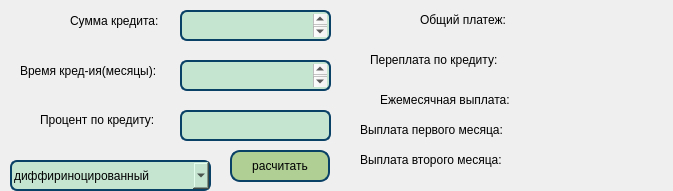
<?xml version="1.0" encoding="UTF-8"?>
<ui version="4.0">
 <class>credit_calc</class>
 <widget class="QDialog" name="credit_calc">
  <property name="geometry">
   <rect>
    <x>0</x>
    <y>0</y>
    <width>673</width>
    <height>191</height>
   </rect>
  </property>
  <property name="windowTitle">
   <string>Dialog</string>
  </property>
  <widget class="QComboBox" name="comboBox">
   <property name="geometry">
    <rect>
     <x>10</x>
     <y>160</y>
     <width>201</width>
     <height>31</height>
    </rect>
   </property>
   <property name="styleSheet">
    <string notr="true">QComboBox {
    border: 2px solid #094065;
    border-radius: 7px;
    padding: 2px;
    font-family: Arial;
background-color: rgb(198, 229, 209);
color: black;
}
</string>
   </property>
   <item>
    <property name="text">
     <string>диффириноцированный</string>
    </property>
   </item>
   <item>
    <property name="text">
     <string>аннуитентный</string>
    </property>
   </item>
  </widget>
  <widget class="QTextEdit" name="summ_input">
   <property name="geometry">
    <rect>
     <x>180</x>
     <y>10</y>
     <width>151</width>
     <height>31</height>
    </rect>
   </property>
   <property name="styleSheet">
    <string notr="true">QTextEdit {
    border: 2px solid #094065;
    border-radius: 7px;
    padding: 2px;
    font-family: Arial;
    background-color: rgb(198, 229, 209);
    color: black;
}</string>
   </property>
   <property name="html">
    <string>&lt;!DOCTYPE HTML PUBLIC &quot;-//W3C//DTD HTML 4.0//EN&quot; &quot;http://www.w3.org/TR/REC-html40/strict.dtd&quot;&gt;
&lt;html&gt;&lt;head&gt;&lt;meta name=&quot;qrichtext&quot; content=&quot;1&quot; /&gt;&lt;meta charset=&quot;utf-8&quot; /&gt;&lt;style type=&quot;text/css&quot;&gt;
p, li { white-space: pre-wrap; }
&lt;/style&gt;&lt;/head&gt;&lt;body style=&quot; font-family:'Arial'; font-size:13pt; font-weight:400; font-style:normal;&quot;&gt;
&lt;p style=&quot;-qt-paragraph-type:empty; margin-top:0px; margin-bottom:0px; margin-left:0px; margin-right:0px; -qt-block-indent:0; text-indent:0px;&quot;&gt;&lt;br /&gt;&lt;/p&gt;&lt;/body&gt;&lt;/html&gt;</string>
   </property>
  </widget>
  <widget class="QTextEdit" name="time_input">
   <property name="geometry">
    <rect>
     <x>180</x>
     <y>60</y>
     <width>151</width>
     <height>31</height>
    </rect>
   </property>
   <property name="styleSheet">
    <string notr="true">QTextEdit {
    border: 2px solid #094065;
    border-radius: 7px;
    padding: 2px;
    font-family: Arial;
    background-color: rgb(198, 229, 209);
    color: black;
}</string>
   </property>
   <property name="html">
    <string>&lt;!DOCTYPE HTML PUBLIC &quot;-//W3C//DTD HTML 4.0//EN&quot; &quot;http://www.w3.org/TR/REC-html40/strict.dtd&quot;&gt;
&lt;html&gt;&lt;head&gt;&lt;meta name=&quot;qrichtext&quot; content=&quot;1&quot; /&gt;&lt;meta charset=&quot;utf-8&quot; /&gt;&lt;style type=&quot;text/css&quot;&gt;
p, li { white-space: pre-wrap; }
&lt;/style&gt;&lt;/head&gt;&lt;body style=&quot; font-family:'Arial'; font-size:13pt; font-weight:400; font-style:normal;&quot;&gt;
&lt;p style=&quot;-qt-paragraph-type:empty; margin-top:0px; margin-bottom:0px; margin-left:0px; margin-right:0px; -qt-block-indent:0; text-indent:0px;&quot;&gt;&lt;br /&gt;&lt;/p&gt;&lt;/body&gt;&lt;/html&gt;</string>
   </property>
  </widget>
  <widget class="QTextEdit" name="pricent_input">
   <property name="geometry">
    <rect>
     <x>180</x>
     <y>110</y>
     <width>151</width>
     <height>31</height>
    </rect>
   </property>
   <property name="styleSheet">
    <string notr="true">QTextEdit {
    border: 2px solid #094065;
    border-radius: 7px;
    padding: 2px;
    font-family: Arial;
    background-color: rgb(198, 229, 209);
    color: black;
}</string>
   </property>
  </widget>
  <widget class="QLabel" name="label">
   <property name="geometry">
    <rect>
     <x>70</x>
     <y>10</y>
     <width>101</width>
     <height>21</height>
    </rect>
   </property>
   <property name="text">
    <string>Сумма кредита:</string>
   </property>
  </widget>
  <widget class="QLabel" name="label_2">
   <property name="geometry">
    <rect>
     <x>40</x>
     <y>110</y>
     <width>131</width>
     <height>20</height>
    </rect>
   </property>
   <property name="text">
    <string>Процент по кредиту:</string>
   </property>
  </widget>
  <widget class="QLabel" name="label_3">
   <property name="geometry">
    <rect>
     <x>20</x>
     <y>60</y>
     <width>161</width>
     <height>21</height>
    </rect>
   </property>
   <property name="text">
    <string>Время кред-ия(месяцы):</string>
   </property>
  </widget>
  <widget class="QLabel" name="label_4">
   <property name="geometry">
    <rect>
     <x>420</x>
     <y>10</y>
     <width>101</width>
     <height>20</height>
    </rect>
   </property>
   <property name="text">
    <string>Общий платеж:</string>
   </property>
  </widget>
  <widget class="QLabel" name="label_5">
   <property name="geometry">
    <rect>
     <x>370</x>
     <y>50</y>
     <width>151</width>
     <height>20</height>
    </rect>
   </property>
   <property name="text">
    <string>Переплата по кредиту:</string>
   </property>
  </widget>
  <widget class="QLabel" name="label_6">
   <property name="geometry">
    <rect>
     <x>380</x>
     <y>90</y>
     <width>141</width>
     <height>20</height>
    </rect>
   </property>
   <property name="text">
    <string>Ежемесячная выплата:</string>
   </property>
  </widget>
  <widget class="QLabel" name="All_sum">
   <property name="geometry">
    <rect>
     <x>550</x>
     <y>16</y>
     <width>111</width>
     <height>20</height>
    </rect>
   </property>
   <property name="text">
    <string/>
   </property>
  </widget>
  <widget class="QLabel" name="pereplata">
   <property name="geometry">
    <rect>
     <x>550</x>
     <y>50</y>
     <width>111</width>
     <height>20</height>
    </rect>
   </property>
   <property name="text">
    <string/>
   </property>
  </widget>
  <widget class="QLabel" name="month_money">
   <property name="geometry">
    <rect>
     <x>550</x>
     <y>90</y>
     <width>111</width>
     <height>20</height>
    </rect>
   </property>
   <property name="text">
    <string/>
   </property>
  </widget>
  <widget class="QLabel" name="one_month_diff">
   <property name="geometry">
    <rect>
     <x>550</x>
     <y>120</y>
     <width>111</width>
     <height>20</height>
    </rect>
   </property>
   <property name="text">
    <string/>
   </property>
  </widget>
  <widget class="QLabel" name="label_7">
   <property name="geometry">
    <rect>
     <x>360</x>
     <y>120</y>
     <width>161</width>
     <height>20</height>
    </rect>
   </property>
   <property name="text">
    <string>Выплата первого месяца:</string>
   </property>
  </widget>
  <widget class="QLabel" name="closed_month_diff">
   <property name="geometry">
    <rect>
     <x>550</x>
     <y>150</y>
     <width>111</width>
     <height>20</height>
    </rect>
   </property>
   <property name="text">
    <string/>
   </property>
  </widget>
  <widget class="QLabel" name="label_8">
   <property name="geometry">
    <rect>
     <x>360</x>
     <y>150</y>
     <width>161</width>
     <height>20</height>
    </rect>
   </property>
   <property name="text">
    <string>Выплата второго месяца:</string>
   </property>
  </widget>
  <widget class="QPushButton" name="pushButton_result">
   <property name="geometry">
    <rect>
     <x>230</x>
     <y>150</y>
     <width>100</width>
     <height>32</height>
    </rect>
   </property>
   <property name="styleSheet">
    <string notr="true">QPushButton {
  background-color: rgb(175, 207, 149);
  color: black; 
border-radius: 10px;                    
border: 2px solid #094065;
}

QPushButton:pressed {
    background-color: qlineargradient(x1: 0, y1: 0, x2: 0, y2: 1,
                                      stop: 0 #FF7832, stop: 1 #FF9739);
}</string>
   </property>
   <property name="text">
    <string>расчитать</string>
   </property>
  </widget>
 </widget>
 <resources/>
 <connections/>
</ui>
